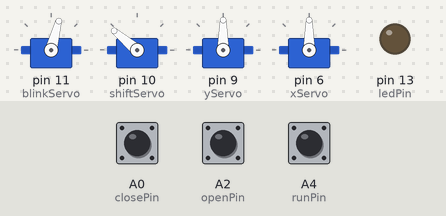
Recording of a sketch running on a simulated Arduino Uno, built with avr-gcc and run on an emulated ATmega328P. Shown: 4 × servo, output pins drawn as LEDs (lit = HIGH). The inputs (shaded band) are chosen by the test bench; at power-on: A0 (closePin) HIGH, A4 (runPin) HIGH, A2 (openPin) HIGH.

Above: at 1.6 s.
1.7 s: A0 (closePin) pulled LOW for 0.15 s
3.7 s: A4 (runPin) pulled LOW for 0.15 s
At 6.69 s:
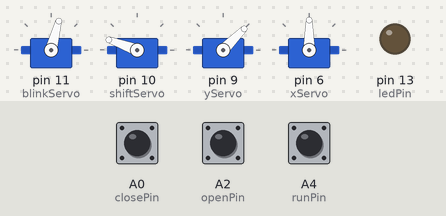
At 8.31 s:
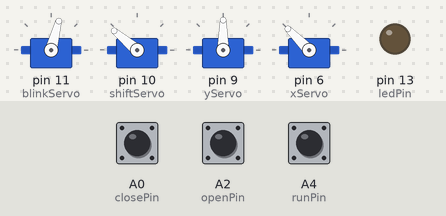
9.8 s: A4 (runPin) pulled LOW for 1 s
At 12.78 s:
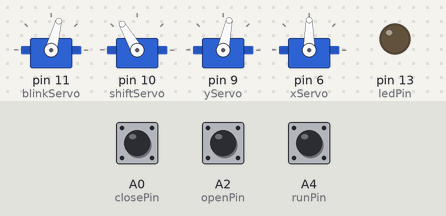
13.6 s: A2 (openPin) pulled LOW for 3.2 s
18.3 s: A0 (closePin) pulled LOW for 1 s
21.2 s: A0 (closePin) pulled LOW for 3.2 s
At 26.0 s:
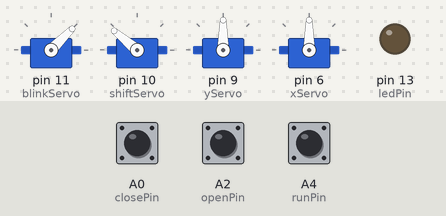
Timing chart, 0 to 27.3 s (numbered marks = the images above; inputs shaded):
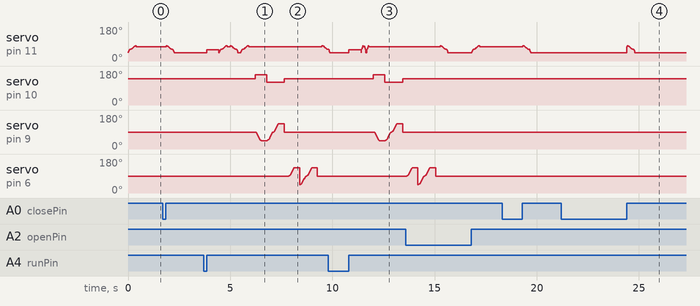

Measured:
- after the input at 9.8 s, servo on pin 10 (shiftServo): 140° → 160° after 2.2 s, → 120° 0.57 s later, → 140° 0.86 s later
- after the input at 21.2 s, servo on pin 11 (blinkServo): rises from 45° to 80° in 0.02 s, then falls to 45° in 0.38 s

The sketch:

Servo_Eye.ino
```cpp
/*
   Smooth servo rotation using a sinus square function.
   ATTENTION: THIS SKETCH USES THE DELAY FUNCTION
   More infos: http://letsmakerobots.com/node/31697
   created by NilsB
*/

/*
  Version 0.1 updated to allow 4 button rf trigger
*/

#include <Servo.h>

int blinkTimerInMillies = 5;
const int blinkTableEntries = 21;
const int blinkTable[] = {
  45, 50, 55, 60,
  61, 61, 62, 63,
  64, 66, 67, 69,
  71, 73, 75, 77,
  79, 80, 80, 80, 75

};

const int eyeTimerInMillies = 8;
const int eyeTableEntries = 77;
const int eyeTable[] = {
  45, 45, 45, 46, 46, 46, 47,
  47, 48, 49, 50, 51, 52, 54,
  55, 57, 59, 61, 63, 65, 67,
  68, 70, 72, 74, 76, 78, 80,
  81, 83, 84, 85, 86, 87, 88,
  88, 89, 89, 90, 90, 91, 91,
  92, 92, 93, 94, 95, 96, 97,
  99, 100, 102, 104, 106, 108,
  110, 112, 113, 115, 117, 119,
  121, 123, 125, 126, 128, 129,
  130, 131, 132, 133, 133, 134,
  134, 135, 135, 135
};

const int openPin = A2;     // the number of the pushbutton pin
int openState = 0;         // variable for reading the pushbutton status
int lastOpenState = 0;

const int closePin = A0;
int closeState = 0;
int lastCloseState = 0;

const int runPin = A4;
int runState = 0;
int lastRunState = 0;

const int ledPin =  13;

Servo blinkServo;
Servo shiftServo;
Servo xServo;
Servo yServo;

void setup() {

  setupBlinkServo();
  setupShiftServo();
  setupEyeServo();
  pinMode(openPin, INPUT_PULLUP);
  pinMode(closePin, INPUT_PULLUP);
  pinMode(runPin, INPUT_PULLUP);
  pinMode(ledPin, OUTPUT);
}


void loop() {

  openState = digitalRead(openPin);
  closeState = digitalRead(closePin);
  runState = digitalRead(runPin);

  if (openState == HIGH && lastOpenState == LOW) {
    attach();
    blinkTimerInMillies = 20;
    open();
    delay(200);
  }
  else if (closeState == HIGH && lastCloseState == LOW) {
    attach();
    close();
    delay(200);
  }
  else if (runState == HIGH && lastRunState == LOW) {
    attach();
    delay(600);
    open();
    close();
    open();
    delay(200);
    lookUp();
    delay(200);
    lookUpDown();
    delay(200);
    neutral();
    delay(200);
    lookLeft();
    delay(200);
    lookLeftRight();
    delay(200);
    neutral();
    delay(200);
    blinkTimerInMillies = 20;
    close();
    blinkTimerInMillies = 5;
    delay(200);

    }
  else {

  }
  detach();
  lastOpenState = openState;
  lastCloseState = closeState;
  lastRunState = runState;

}

/***********************************
********* Stop/Start Function ******
***********************************/
void detach() {

  stopXMove();
  stopYMove();
  //stopBlinkMove();
  stopShiftMove();
}

void attach() {

  setupEyeServo();
  setupBlinkServo();
  setupShiftServo();

}


/***********************************
********* Blink Functions **********
***********************************/
void open()
{
  for (int angleIndex = 0; angleIndex < blinkTableEntries; angleIndex++) {
    moveBlinkServoTo(angleBlink(angleIndex));
    waitBlink();
  }

  waitLongBlink();

}

void close()
{
  for (int angleIndex = blinkTableEntries - 1; angleIndex >= 0; angleIndex--) {
    moveBlinkServoTo(angleBlink(angleIndex));
    waitBlink();
  }

  waitLongBlink();

}

void moveBlinkServoTo(int angle) {
  Serial.println(angle);
  blinkServo.write(angle);
}

int angleBlink(int index) {
  return blinkTable[index];
}

void stopBlinkMove() {
  blinkServo.detach();
}

void setupBlinkServo() {
  blinkServo.attach(11);
  blinkServo.write(60);
}

void waitBlink() {
  delay(blinkTimerInMillies);
}

void waitLongBlink() {
  delay(5 * blinkTimerInMillies);
}

/***********************************
********* Shift Functions **********
***********************************/

void up()
{
  shiftServo.write(160);
}

void down()
{

  shiftServo.write(120);
}

void neutral()
{
  shiftServo.write(140);
  xServo.write(90);
  yServo.write(90);
}

void setupShiftServo() {
  shiftServo.attach(10);
  shiftServo.write(140);
}

void stopShiftMove() {
  shiftServo.detach();
}

/***********************************
********** Eye Functions ***********
***********************************/

void lookDown()
{
  down();
  for (int angleIndex = 38; angleIndex < eyeTableEntries - 1; angleIndex++) {
    moveYEyeServoTo(angleEye(angleIndex));
    waitEye();
  }
  waitLongEye();
}

void lookUp()
{
  up();
  for (int angleIndex = 38; angleIndex >= 0; angleIndex--) {
    moveYEyeServoTo(angleEye(angleIndex));
    waitEye();
  }

  waitLongEye();

}

void lookUpDown()
{
  up();
  for (int angleIndex = 0; angleIndex < eyeTableEntries - 1; angleIndex++) {
    moveYEyeServoTo(angleEye(angleIndex));
    waitEye();
    down();
  }

  waitLongEye();
}

void lookDownUp()
{
  for (int angleIndex = eyeTableEntries - 1; angleIndex >= 0; angleIndex--) {
    moveYEyeServoTo(angleEye(angleIndex));
    waitEye();
  }

  waitLongEye();
}

void lookLeft()
{
  for (int angleIndex = 38; angleIndex < eyeTableEntries - 1; angleIndex++) {
    moveXEyeServoTo(angleEye(angleIndex));
    waitEye();
  }

  waitLongEye();
}

void lookRight()
{
  for (int angleIndex = 38; angleIndex >= 0; angleIndex--) {
    moveXEyeServoTo(angleEye(angleIndex));
    waitEye();
  }

  waitLongEye();

}

void lookLeftRight()
{
  for (int angleIndex = 0; angleIndex < eyeTableEntries - 1; angleIndex++) {
    moveXEyeServoTo(angleEye(angleIndex));
    waitEye();
  }

  waitLongEye();
}

void lookRightLeft()
{
  for (int angleIndex = eyeTableEntries - 1; angleIndex >= 0; angleIndex--) {
    moveXEyeServoTo(angleEye(angleIndex));
    waitEye();
  }

  waitLongEye();
}

void moveYEyeServoTo(int angle) {
  Serial.println(angle);
  yServo.write(angle);
}

void moveXEyeServoTo(int angle) {
  Serial.println(angle);
  xServo.write(angle);
}


int angleEye(int index) {
  return eyeTable[index];
}

void stopYMove() {
  yServo.detach();
}

void stopXMove() {
  xServo.detach();
}

void setupEyeServo() {
  yServo.attach(9);
  yServo.write(90);
  xServo.attach(6);
  xServo.write(90);
}

void waitEye() {
  delay(eyeTimerInMillies);
}

void waitLongEye() {
  delay(5 * eyeTimerInMillies);
}
```
